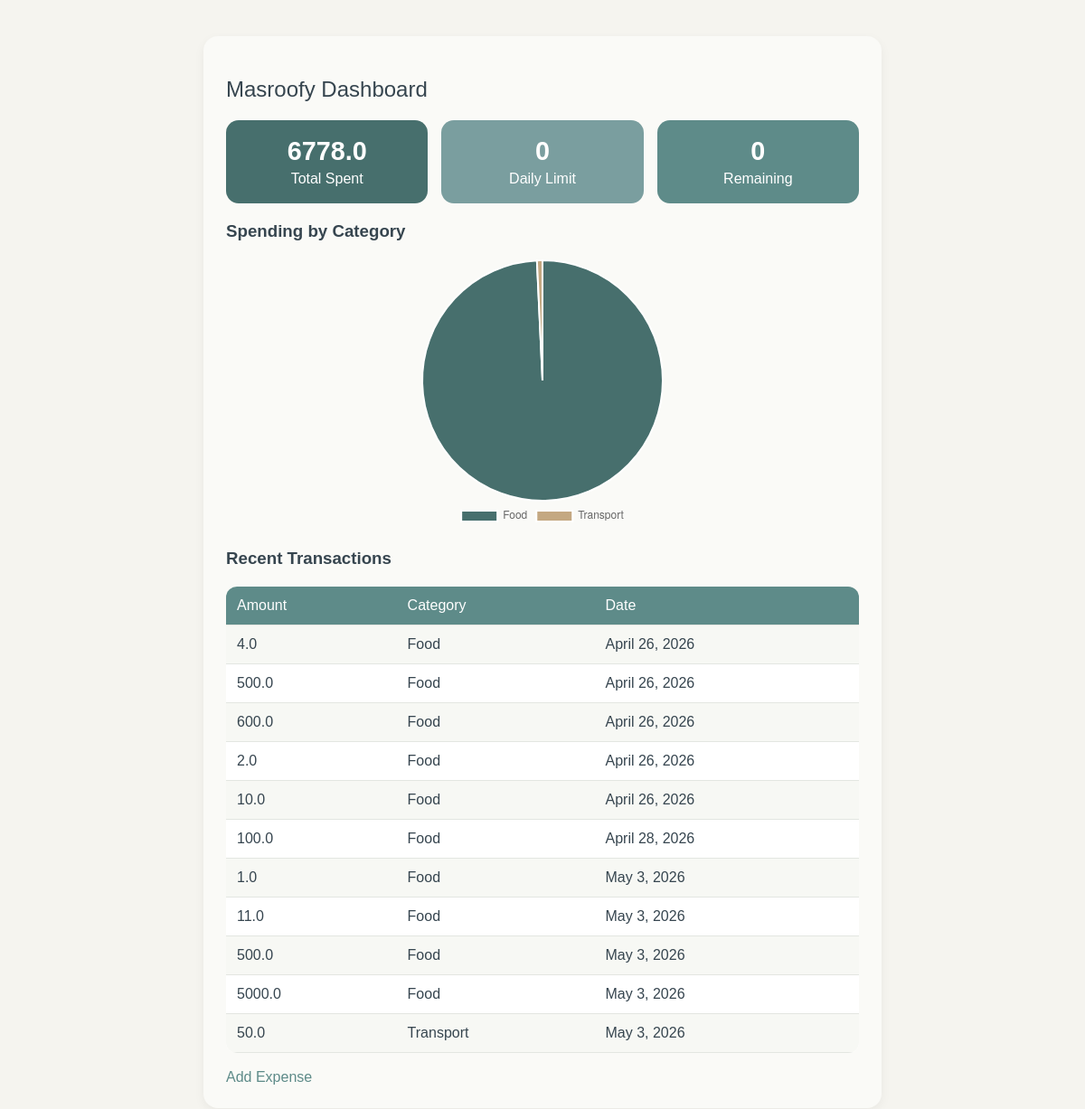
/dashboard/, run on the app's committed database.
### expenses/models.py (models this page shows, shortened)
class Log(models.Model):
    amount = models.FloatField()
    date = models.DateField(auto_now_add=True)
    category = models.ForeignKey(Category, on_delete=models.CASCADE)

class Category(models.Model):
    name = models.CharField(max_length=100)
    def __str__(self):
        return self.name

### dashboard/views.py (the view)
# urls.py: path('', views.dashboard, name='dashboard'),
def dashboard(request):
    logs = Log.objects.all()
    total_spent = sum(log.amount for log in logs)
    categories = Category.objects.all()
    category_names=[]
    category_totals=[]
    for cat in categories:
        cat_logs = logs.filter(category=cat)
        cat_total = sum (log.amount for log in cat_logs)
        if cat_total>0:
            category_names.append(cat.name)
            category_totals.append(cat_total)
    context = {
        'total_spent': total_spent,
        'logs': logs,
        'daily_limit': 0,
        'remaining': 0,
        'category_names': category_names,
        'category_totals' : category_totals,
    }
    return render(request, 'dashboard/dashboard.html', context)

### dashboard/templates/dashboard/dashboard.html (shortened to what this page needs)
<!DOCTYPE html>
<html>
<head>
</head>
<body>
    <div class="container">
        <h2>Masroofy Dashboard</h2>
        <div class="stats">
            <div class="stat-box spent">
                <h3>{{ total_spent }}</h3>
                <p>Total Spent</p>
            </div>
            <div class="stat-box limit">
                <h3>{{ daily_limit }}</h3>
                <p>Daily Limit</p>
            </div>
            <div class="stat-box">
                <h3>{{ remaining }}</h3>
                <p>Remaining</p>
            </div>
        </div>
        <h3>Spending by Category</h3>
        <div class="chart-container">
            <canvas id="pieChart"></canvas>
        </div>
        <h3>Recent Transactions</h3>
        <table>
            <tr>
                <th>Amount</th>
                <th>Category</th>
                <th>Date</th>
            </tr>
            {% for log in logs %}
            <tr>
                <td>{{ log.amount }}</td>
                <td>{{ log.category }}</td>
                <td>{{ log.date }}</td>
            </tr>
            {% empty %}
            <tr>
                <td colspan="3">No transactions yet</td>
            </tr>
            {% endfor %}
        </table>
        <a href="{% url 'add' %}">Add Expense</a>
    </div>
    <script>
        const ctx = document.getElementById('pieChart').getContext('2d');
        const pieChart = new Chart(ctx, {
            type: 'pie',
            data: {
                labels: {{ category_names| safe }},
        datasets: [{
            data: {{ category_totals| safe }},
            backgroundColor: [
            '#476F6D',
            '#C4A882',
            '#7A9E9F',
            '#8B6F5E',
            '#A8C5C3',
            '#36454F',
        ],
            }]
        },
        options: {
            responsive: true,
                plugins: {
                legend: {
                    position: 'bottom',
                }
            }
        }
    });
    </script>
</body>
</html>

### dashboard/templates/dashboard/dashboard.html (style rules this page uses)
body { font-family: Arial, sans-serif; background: #F5F4EF; margin: 40px; color: #36454F; }
h2 { color: #36454F; font-weight: 500; }
.container { background: #FAFAF7; padding: 25px; border-radius: 16px; box-shadow: 0 4px 12px rgba(0, 0, 0, 0.05); max-width: 700px; margin: auto; }
.stats { display: flex; gap: 15px; margin-bottom: 20px; }
.stat-box { flex: 1; background: #5E8B89; color: white; padding: 18px; border-radius: 14px; text-align: center; }
.stat-box h3 { margin: 0; font-size: 1.8em; font-weight: 600; }
.stat-box p { margin: 5px 0 0 0; }
.stat-box.spent { background: #476F6D; }
.stat-box.limit { background: #7A9E9F; }
.chart-container { width: 300px; margin: 20px auto; }
table { width: 100%; border-collapse: collapse; margin-top: 20px; background: white; border-radius: 12px; overflow: hidden; }
th, td { padding: 12px; text-align: left; border-bottom: 1px solid #E3E6E1; }
th { background: #5E8B89; color: white; font-weight: 500; }
tr:nth-child(even) { background: #F7F8F4; }
a { display: inline-block; margin-top: 18px; color: #5E8B89; text-decoration: none; font-weight: 500; }

### data on the page
Log: amount "4.0", category "Food", date "April 26, 2026"
Log: amount "500.0", category "Food", date "April 26, 2026"
Log: amount "600.0", category "Food", date "April 26, 2026"
Log: amount "2.0", category "Food", date "April 26, 2026"
Log: amount "10.0", category "Food", date "April 26, 2026"
Log: amount "100.0", category "Food", date "April 28, 2026"
Log: amount "1.0", category "Food", date "May 3, 2026"
Log: amount "11.0", category "Food", date "May 3, 2026"
Log: amount "500.0", category "Food", date "May 3, 2026"
Log: amount "5000.0", category "Food", date "May 3, 2026"
Log: amount "50.0", category "Transport", date "May 3, 2026"

### other printed values
{{ total_spent }} "6778.0"
{{ daily_limit }} "0"
{{ remaining }} "0"
chart data {{ category_names| safe }} ['Food', 'Transport']
chart data {{ category_totals| safe }} [6728.0, 50.0]
